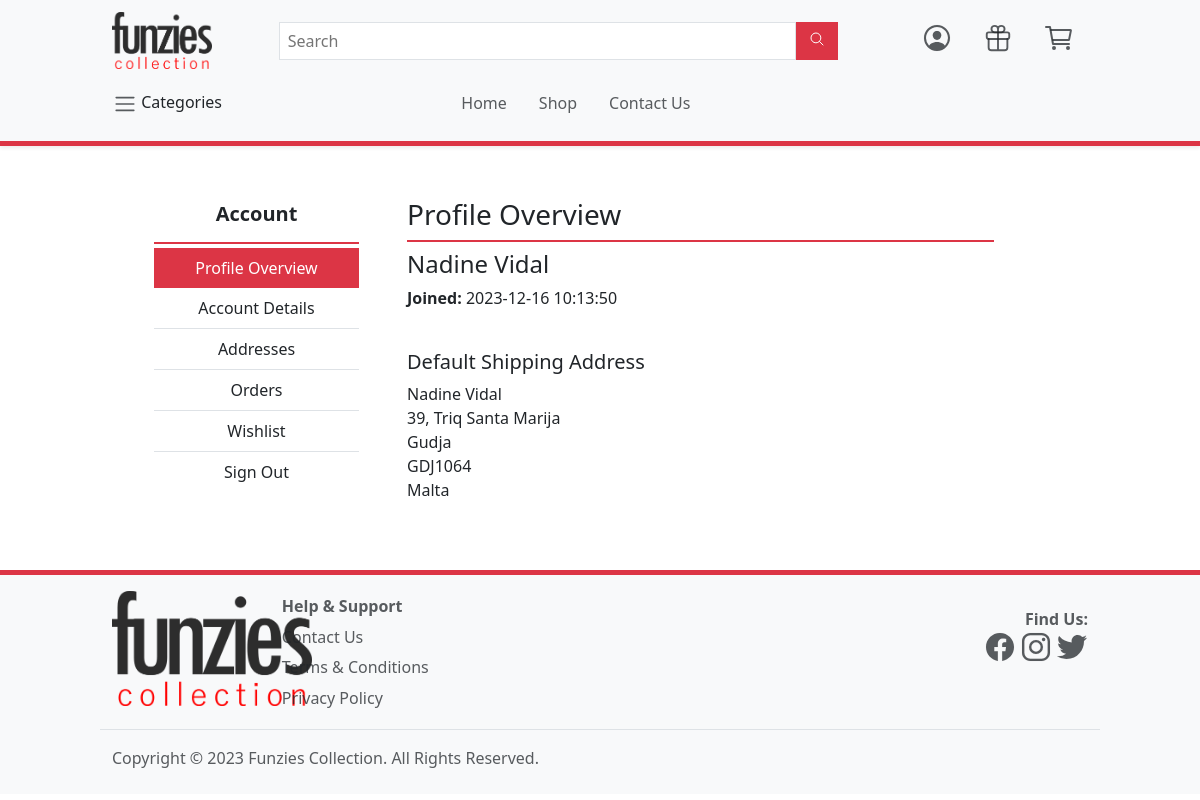
The app's page /account.php (signed in) with its own data.
### tables this page shows
CREATE TABLE `user` (
  `ID` int(11) NOT NULL,
  `Email` varchar(200) NOT NULL,
  `Name` varchar(200) NOT NULL,
  `Surname` varchar(200) NOT NULL,
  `Joined` datetime NOT NULL,
  `Verified` tinyint(4) NOT NULL,
  `Password` varchar(200) NOT NULL,
  `ContactNumber` varchar(100) NOT NULL,
  `Role` int(11) NOT NULL,
  `Deleted` tinyint(1) NOT NULL
);

CREATE TABLE `address` (
  `ID` int(11) NOT NULL,
  `Street` longtext NOT NULL,
  `City` varchar(200) NOT NULL,
  `ZipCode` varchar(200) NOT NULL,
  `Region` varchar(45) NOT NULL,
  `User` int(11) NOT NULL,
  `Def` tinyint(4) NOT NULL,
  `Deleted` tinyint(1) NOT NULL,
  `Name` varchar(200) NOT NULL,
  `Surname` varchar(200) NOT NULL,
  `Mobile` varchar(45) NOT NULL
);

### dbfunctions.php (called while the page is built, shortened)
<?php
function GetUserByID($con, $id)
{
    $sql = "SELECT * FROM user WHERE ID = '$id'";
    $stmt = mysqli_stmt_init($con);
    if(!mysqli_stmt_prepare($stmt, $sql)) {
        echo "Could not load Users";
        exit();
    }
    mysqli_stmt_execute($stmt);
    $result = mysqli_stmt_get_result($stmt);
    if(mysqli_num_rows($result) > 0) {
        return $result->fetch_assoc();
    }
    return false;
}
function GetAddressesByUser($con, $userID)
{
    $sql = "SELECT * FROM address WHERE User = '$userID' AND Deleted = '0';";
    $stmt = mysqli_stmt_init($con);
    if(!mysqli_stmt_prepare($stmt, $sql)) {
        echo "Could not load Roles";
        exit();
    }
    mysqli_stmt_execute($stmt);
    $result = mysqli_stmt_get_result($stmt);
    return $result;
}
?>

### account/account-overview.php
<?php
$defAddress = null;
foreach($userAddresses as $address) {
    if($address["Def"]) {
        $defAddress = $address;
    }
}
?>
<h3 class="border-bottom border-2 border-danger pb-2">Profile Overview</h3>
<div class="card-body">
    <div class="row align-items-center">
        <div class="col-sm-7 col-md-8 col-lg-9">
            <h4><?php echo $user["Name"] . " " . $user["Surname"]?></h4>
            <p><strong>Joined:</strong> <?php echo $user["Joined"]?></p>
        </div>
    </div>
    <div class="mt-4">
        <h5>Default Shipping Address</h5>
        <?php if($defAddress != null) : ?>
        <address>
            <?php echo $defAddress["Name"] . " " . $defAddress["Surname"] ?>
            <br><?php echo $defAddress["Street"] ?>
            <br><?php echo $defAddress["City"] ?>
            <br><?php echo $defAddress["ZipCode"] ?>
            <br><?php echo $defAddress["Region"] ?>
        </address>
        <?php else : ?>
            You have no addresses!
        <?php endif; ?>
    </div>
</div>

### css/style.css (style rules this page uses)
* { line-height: 24px; font-size: 16px; }
body { overflow-y: scroll; }
*, *::before, *::after { box-sizing: border-box; }

### records on screen
user: Name "Nadine", Surname "Vidal", Joined "2023-12-16 10:13:50"
address: Name "Nadine", Surname "Vidal", Street "39, Triq Santa Marija", City "Gudja", ZipCode "GDJ1064", Region "Malta"
